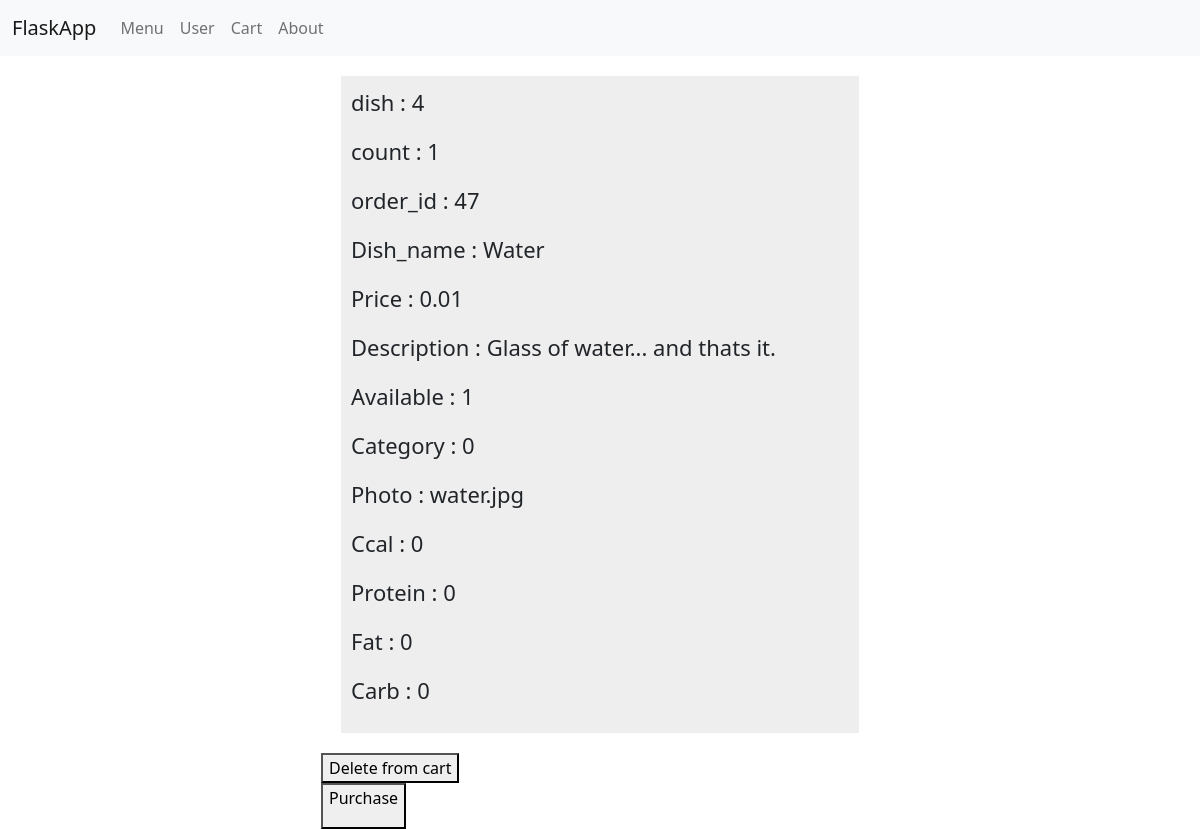
Screenshot of /cart (signed in) with the database file from the repository.
### tables this page shows
CREATE TABLE Ordered_dishes (ID INTEGER NOT NULL UNIQUE, dish TEXT NOT NULL, count INTEGER NOT NULL, order_id INTEGER NOT NULL REFERENCES Orders (ID), FOREIGN KEY (dish) REFERENCES Dishes (ID), PRIMARY KEY (ID AUTOINCREMENT));

CREATE TABLE Dishes (ID INTEGER NOT NULL UNIQUE, Dish_name TEXT NOT NULL, Price INTEGER NOT NULL, Description TEXT, Available INTEGER NOT NULL, Category INTEGER NOT NULL REFERENCES Category (ID) MATCH SIMPLE, Photo TEXT, Ccal INTEGER NOT NULL, Protein INTEGER NOT NULL, Fat INTEGER NOT NULL, Carb INTEGER NOT NULL, PRIMARY KEY (ID));

### view.py (the view, shortened to what this page needs)
def cart():
    user_id = session['ID']
    order_status = 0
    order = db_get_data(SQLiteDB('Dishes.db'), 'Orders', ["*"], params={'User': user_id, 'Status': order_status}, get_all=False)
    ordered_dishes = False
    try:
        ordered_dishes = db_raw_query(SQLiteDB('Dishes.db'),
                                      f'SELECT * FROM Ordered_dishes join Dishes on Ordered_dishes.dish = Dishes.ID where Ordered_dishes.order_id = {order["ID"]}')
    except Exception as e:
        print("Помилка:", e)
    return render_template('cart.html',
                           result=ordered_dishes
                           )

### db_methods.py (called while the page is built)
def dict_factory(cursor, row):
    d = {}
    for idx, col in enumerate(cursor.description):
        d[col[0]] = row[idx]
    return d

    def __enter__(self):
        return self

    def __exit__(self, exc_type, exc_val, exc_tb):
        self.connect.commit()
        self.connect.close()

    def sql_query(self, query, all_data=True):
        answer = self.cursor.execute(query)
        if all_data:
            return answer.fetchall()
        else:
            return answer.fetchone()

    def select_from(self, table_name, columns: list, param=None, all_data=True):
        columns = ','.join(columns)
        query = f"SELECT {columns} FROM {table_name}"
        if param:
            param = ' and '.join([f"{key}='{value}'" for key, value in param.items()])
            query += f" WHERE {param}"
        if all_data:
            return self.sql_query(query)
        else:
            return self.sql_query(query, all_data=False)

### view.py (called while the page is built)
def db_get_data(data_base, table_name, *args, params=None, get_all=True):
    with data_base as db:
        result = db.select_from(table_name, *args, param=params, all_data=get_all)
    return result

def db_raw_query(data_base, query: str, get_all=True):
    with data_base as db:
        result = db.sql_query(query, all_data=get_all)
    return result

### templates/cart.html (shortened to what this page needs)
{% extends 'base.html' %}
{% block content %}
    <div style="width: 50%; margin: auto">
        {% if result %}
        {% for dish in result %}
            <div style="padding: 10px; background-color: #EEE; margin: 20px">
                {% for name, val in dish.items() %}
                    {% if name != 'ID' %}
                        <p style="font-size: 22px">{{ name }} : {{ val }}</p>
                    {% endif %}
                {% endfor %}
            </div>
            <form method="post">
                {% for name, val in dish.items() %}
                    {% if name == 'ID' %}
                        <button type="submit">Delete from cart</button>
                    {% endif %}
                {% endfor %}
            </form>
        {% endfor %}
        <form action="/cart/order">
            <button type="submit">
                Purchase
                <a class="nav-link" href="{{ url_for('cart_order') }}"></a>
            </button>
        </form>
        {% else %}
        <h3>Cart is Empty</h3>
        <a href="/menu">Go to dish menu</a>
        {% endif %}
    </div>
{% endblock %}

### rows the page displays
Ordered_dishes: dish "dish" "count" "order_id" "Available" "Category" "Ccal" "Protein" "Fat" "Carb", dish "4" "1" "47" "1" "0" "0" "0" "0" "0", name "Dish_name", Dish_name "Water", name "Price", Price "0.01", name "Description", Description "Glass of water... and thats it.", name "Photo", Photo "water.jpg"
